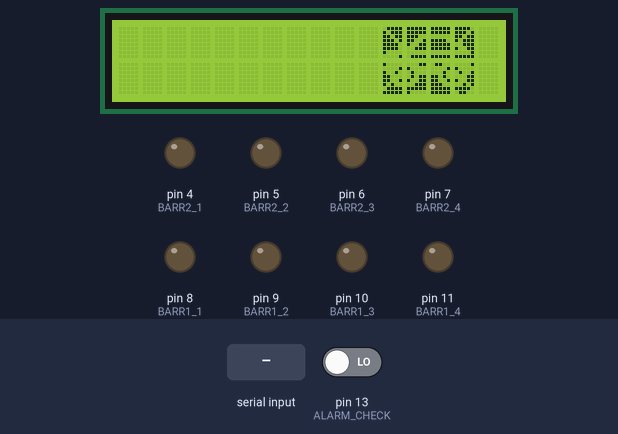
The sketch below on a simulated Arduino Mega 2560, built with avr-gcc and run on an emulated ATmega2560. Parts: 16×2 character LCD, output pins drawn as LEDs (lit = HIGH). The test bench sets the inputs (shaded band); at power-on: pin 13 (ALARM_CHECK) LOW. What the sketch prints to the serial monitor is not drawn.

Above: at 1.78 s.
1.8 s: "A90\n" received over the second serial link
At 2.2 s:
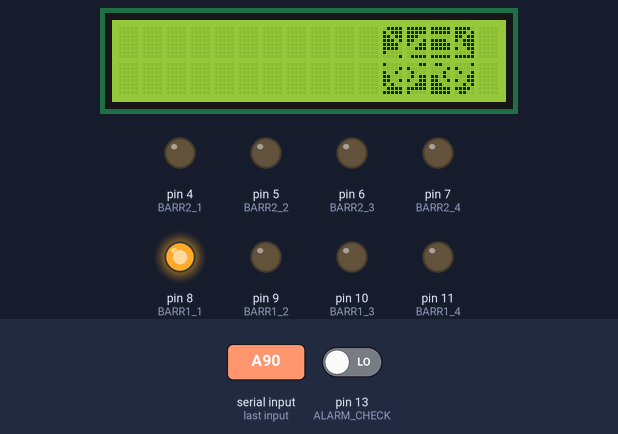
6.3 s: "C90\n" received over the second serial link
At 8.8 s:
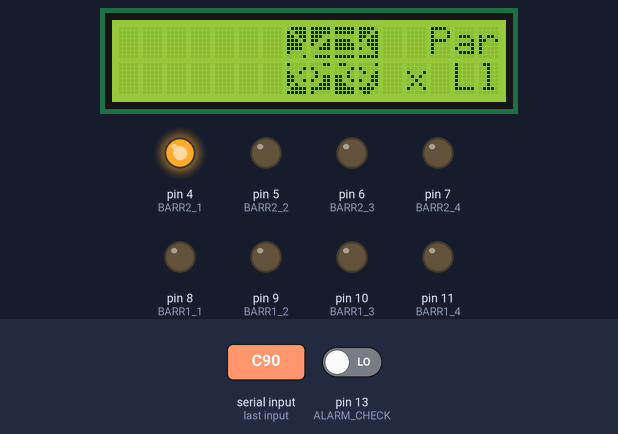
12.3 s: ";" received over Serial
15.3 s: "A;45\n" received over the second serial link
At 16.4 s:
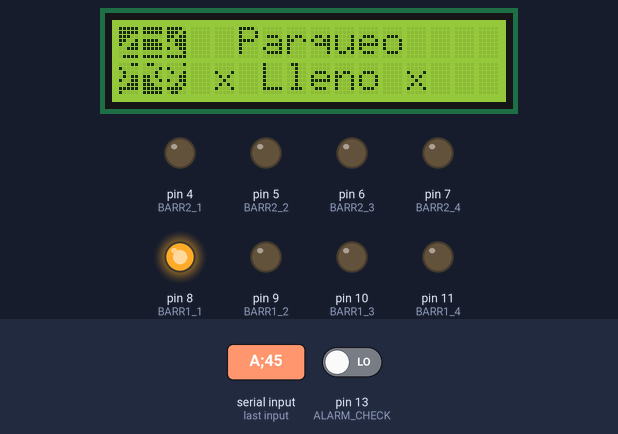
19.8 s: "C;45\n" received over the second serial link
At 22.8 s:
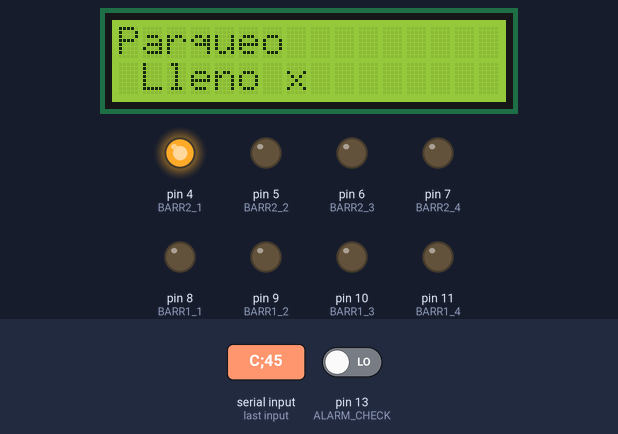
Timing chart, 0 to 23.8 s (numbered marks = the images above; inputs shaded):
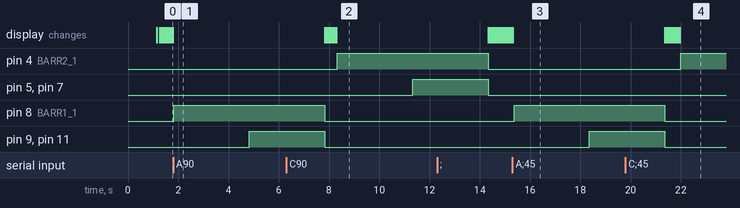

Measured:
- after the input at 1.8 s, pin 8 (BARR1_1): LOW → HIGH at once; pin 9 (BARR1_2), pin 11 (BARR1_4): LOW → HIGH after 3.0 s
- after the input at 6.3 s, pin 4 (BARR2_1): LOW → HIGH after 2.0 s; pin 5 (BARR2_2), pin 7 (BARR2_4): LOW → HIGH after 5.0 s
- after the input at 15.3 s, pin 8 (BARR1_1): LOW → HIGH after 0.07 s; pin 9 (BARR1_2), pin 11 (BARR1_4): LOW → HIGH after 3.1 s
- after the input at 19.8 s, pin 4 (BARR2_1): LOW → HIGH after 2.2 s

The sketch:

MASTER.ino
```cpp
#define ALARM_CHECK 13
#define LED_CHECK 12


bool ldr_data_ready = false;
String ldr_data = "";

bool led_test = false;

char estado = '0';

// buzzer

// BARRERAS

//PINES PARA LA BARRERA DE ENTRADA
#define BARR1_1 8
#define BARR1_2 9
#define BARR1_3 10
#define BARR1_4 11
//PINES PARA LA BARRERA DE SALIDA
#define BARR2_1 4
#define BARR2_2 5
#define BARR2_3 6
#define BARR2_4 7

// PANTALLA
#include <LiquidCrystal.h>
LiquidCrystal lcd(22, 23, 24, 25, 26, 27);

byte b1[] = {
  B10000,
  B00001,
  B10010,
  B11010,
  B11001,
  B11100,
  B11111,
};

byte b2[] = {
  B00011,
  B10000,
  B01000,
  B01011,
  B10011,
  B00111,
  B11111
};

byte b3[] = {
  B01100,
  B00001,
  B00010,
  B11010,
  B11001,
  B11100,
  B11111,
  B11111
};


byte b4[] = {
  B00001,
  B10000,
  B01001,
  B01011,
  B10011,
  B00111,
  B11111
};

byte b6[] = {
  B00001,
  B00000,
  B00000,
  B00001,
  B01111,
  B01111,
  B11111,
};

byte a1[] = {
  B11111,
  B11111,
  B11111,
  B11111,
  B11111,
  B11110,
  B10000,
};

byte a2[] = {
  B11111,
  B11111,
  B11100,
  B11001,
  B10011,
  B00111,
  B00000,
};

byte a3[] = {
  B11111,
  B11111,
  B00000,
  B11110,
  B11111,
  B11111,
  B00000,
};

byte a4[] = {
  B11111,
  B11111,
  B11111,
  B11111,
  B00111,
  B10011,
  B00001,
};

byte a6[] = {
  B11111,
  B11111,
  B11111,
  B11111,
  B11111,
  B11111,
  B01111,
};


//CARRITO CON LA EQUIS

byte b1_2[] = {
  B10000,
  B00001,
  B10010,
  B11000,
  B11001,
  B10100,
  B01111,
};

byte b2_2[] = {
  B00011,
  B10000,
  B01000,
  B01011,
  B10011,
  B00111,
  B11111
};

byte b3_2[] = {
  B01100,
  B00001,
  B00010,
  B11010,
  B11001,
  B11100,
  B11111,
  B11111
};


byte b4_2[] = {
  B00001,
  B10000,
  B01001,
  B00011,
  B10011,
  B00101,
  B11110
};

byte a1_2[] = {
  B01111,
  B10111,
  B11011,
  B11101,
  B11110,
  B11110,
  B10000,
};

byte a2_2[] = {
  B11111,
  B11111,
  B11100,
  B11001,
  B10011,
  B00111,
  B00000,
};

byte a3_2[] = {
  B11111,
  B11111,
  B00000,
  B11110,
  B11111,
  B11111,
  B00000,
};

byte a4_2[] = {
  B11110,
  B11101,
  B11011,
  B10111,
  B00111,
  B10011,
  B00001,
};

//RESERVADO
byte reserved[] = {
  B11111,
  B10001,
  B01010,
  B00100,
  B01010,
  B10001,
  B11111
};

//DISPONIBLE

byte check[] = {
  B11111,
  B11111,
  B11110,
  B11101,
  B01011,
  B10111,
  B11111,
  B11111
};

byte check2[] = {
  B00000,
  B00000,
  B00001,
  B00010,
  B10100,
  B01000,
  B00000,
  B00000
};

//OCUPADO
byte equis[] = {
  B11111,
  B01110,
  B10101,
  B11011,
  B10101,
  B01110,
  B11111,
  B11111
};

byte equis2[] = {
  B00000,
  B10001,
  B01010,
  B00100,
  B01010,
  B10001,
  B00000,
  B00000
};

byte flechaIzquierda[] = {
  B00000,
  B00100,
  B01100,
  B11111,
  B11111,
  B01100,
  B00100,
  B00000
};

//total
byte parqueo[] = {
  B11111,
  B10001,
  B10101,
  B10001,
  B10111,
  B10111,
  B11111
};

int x1 = 16;
int x2 = 17;
int x3 = 18;
int x4 = 19;
int x5 = 21;


int parqueos_disponibles = 0;
int parqueos_ocupados = 0;
int parqueos_reservados = 0;

void setup() {

  // empezar puerto serial 0 => PC
  Serial.begin(9600);
  Serial.println("MASTER READY");

  // empezar puerto serial 1 => ARDUINO LDR
  // empezar puerto serial 2 => ARDUINO MASTER

  Serial1.begin(9600);
  Serial2.begin(9600);
  Serial2.println("MASTER READY");

  pinMode(ALARM_CHECK, INPUT);

  pinMode(BARR1_1, OUTPUT);
  pinMode(BARR1_2, OUTPUT);
  pinMode(BARR1_3, OUTPUT);
  pinMode(BARR1_4, OUTPUT);

  pinMode(BARR2_1, OUTPUT);
  pinMode(BARR2_2, OUTPUT);
  pinMode(BARR2_3, OUTPUT);
  pinMode(BARR2_4, OUTPUT);

  //AL INICIO COLOCAR LOS MOTORES EN SU ESTADO INICIAL
  estadoInicial_1();
  estadoInicial_2();

    //PANTALLA
    lcd.begin(16, 2);

}

void loop() {
    delay(1000);
    checkForIncomingPetitions();

    if(parqueos_disponibles == 0){
        nohayparqueos();
        delay(1000);
    }else{
        ocupaciones(parqueos_disponibles, parqueos_ocupados, parqueos_reservados);
        delay(1000);
        parqueosdisponibles(parqueos_disponibles);
        delay(1000);
    }


}

// LED;<num_parqueo>;<estado>
// estado: reservado = 1, no reservado = 0; 2 = alarma desactivada
void enviarReservacion(int parqueo) {
  digitalWrite(LED_CHECK, HIGH);
  Serial1.print("LED;4;1");
  Serial2.print("Reservacion enviada");
  Serial.print("LED;4;1");
  delay(1000);
  digitalWrite(LED_CHECK, LOW);

}

void desactivarAlarma() {
  digitalWrite(LED_CHECK, HIGH);
  Serial1.print("LED;4;2");
  delay(1000);
  digitalWrite(LED_CHECK, LOW);
}

void sonarAlarma() {

}

void checkForIncomingPetitions() {
    char estado = '0';
    // Serial1 es bluetooth
    if (Serial1.available() > 0) {
        estado = Serial1.read();


        // switch de estados

        // estados para bluetooth | A = abrir entrada ; C = abrir salida ; D = desactivar alarma ; R = reservar parqueo

        if (estado == 'A') {
        // funcion para abrir barrera de entrada
            activarBarrera_1();
        }

        if (estado == 'C' && digitalRead(ALARM_CHECK) == LOW) {
        // funcion para abrir barrera de salida
            activarBarrera_2();
        }
        }
    String mensaje = "";
    while(Serial.available()> 0){
        mensaje += (char)Serial.read();
        delay(10);
    }

    if(mensaje != ""){
        Serial2.println("Recibido");
        Serial2.println(mensaje);
        interpretarMensaje(mensaje);
    }


}

void interpretarMensaje(String msg){
    // parse msg to array
    String mensaje = msg;
    // convertir a arreglo
    char mensaje_array[mensaje.length()];
    mensaje.toCharArray(mensaje_array, mensaje.length());
    int longitud = mensaje.length();

    String disponibles="";
    String reservados="";
    String ocupados="";

    // P;<disponibles>;<reservados>;<ocupados>
    if(mensaje_array[0]  == 'P' && mensaje_array[1] == ';'){
        for(int i=2; i<longitud; i++){
            if(mensaje_array[i] == ';'){
                for(int j=i+1; j<longitud; j++){
                    if(mensaje_array[j] == ';'){
                        for(int k=j+1; k<longitud ; k++){
                            ocupados += mensaje_array[k];
                        }
                        break;
                    }
                    reservados += mensaje_array[j];
                }
                break;
            }
            disponibles += mensaje_array[i];
        }
    }

    parqueos_disponibles = disponibles.toInt();
    parqueos_reservados = reservados.toInt();
    parqueos_ocupados = ocupados.toInt();


}


//FUNCIONES DE BARRERA
void activarBarrera_1() {
  //Primero giro 90 grados en sentido antihorario
  digitalWrite(BARR1_4, LOW);
  digitalWrite(BARR1_2, LOW);

  digitalWrite(BARR1_1, HIGH);
  delay(3000);
  desactivarBarrera_1();
}

void activarBarrera_2() {
  //Primero giro 90 grados en sentido antihorario
  digitalWrite(BARR2_4, LOW);
  digitalWrite(BARR2_2, LOW);

  digitalWrite(BARR2_1, HIGH);
  delay(3000);
  desactivarBarrera_2();
}

void desactivarBarrera_1() {
  digitalWrite(BARR1_2, HIGH);
  digitalWrite(BARR1_4, HIGH);
  delay(3000); //Tiempo que podemos cambiar, representa lo que tarda el carro en pasar la barrera
  estadoInicial_1();

}

void desactivarBarrera_2() {
  digitalWrite(BARR2_2, HIGH);
  digitalWrite(BARR2_4, HIGH);
  delay(3000);
  estadoInicial_2();

}

void estadoInicial_1() {
  digitalWrite(BARR1_1, LOW);
  digitalWrite(BARR1_2, LOW);
  digitalWrite(BARR1_4, LOW);
}

void estadoInicial_2() {
  digitalWrite(BARR2_1, LOW);
  digitalWrite(BARR2_2, LOW);
  digitalWrite(BARR2_4, LOW);
}

// funciones de pantalla
void parqueosdisponibles(int disp) {
  while (x1 >= -16) {
    carritoDisp(disp);
  }
  x1 = 16;
  x2 = 17;
  x3 = 18;
  x4 = 19;
  x5 = 21;
}

void nohayparqueos() {
  while (x1 >= -14) {
    carritoOcup();
  }
  x1 = 16;
  x2 = 17;
  x3 = 18;
  x4 = 19;
  x5 = 21;
}

//SE MUESTRA CUANDO EL PARQUEO ESTÁ VACÍO
void carritoDisp(int disp) {
  lcd.begin(16, 2);
  lcd.createChar(1, a1);
  lcd.createChar(2, a2);
  lcd.createChar(3, b1);
  lcd.createChar(4, b2);
  lcd.setCursor(x1, 0); lcd.write(1);
  lcd.setCursor(x2, 0); lcd.write(2);
  lcd.setCursor(x1, 1); lcd.write(3);
  lcd.setCursor(x2, 1); lcd.write(4);

  lcd.createChar(5, a3);
  lcd.createChar(6, a4);
  lcd.createChar(7, b3);
  lcd.createChar(8, b4);
  lcd.setCursor(x3, 0); lcd.write(5);
  lcd.setCursor(x4, 0); lcd.write(6);
  lcd.setCursor(x3, 1); lcd.write(7);
  lcd.setCursor(x4, 1); lcd.write(8);

  lcd.setCursor(x5, 0);
  lcd.print(disp);

  lcd.setCursor(x5, 1);
  lcd.print("disponibles");

  x1--;
  x2--;
  x3--;
  x4--;
  x5--;
  delay(50);
  checkForIncomingPetitions();
  lcd.clear();
}

//SE MUESTRA CUANDO EL PARQUEO YA ESTÁ LLENO
void carritoOcup() {
  lcd.begin(16, 2);
  lcd.createChar(1, a1_2);
  lcd.createChar(2, a2_2);
  lcd.createChar(3, b1_2);
  lcd.createChar(4, b2_2);
  lcd.setCursor(x1, 0); lcd.write(1);
  lcd.setCursor(x2, 0); lcd.write(2);
  lcd.setCursor(x1, 1); lcd.write(3);
  lcd.setCursor(x2, 1); lcd.write(4);

  lcd.createChar(5, a3_2);
  lcd.createChar(6, a4_2);
  lcd.createChar(7, b3_2);
  lcd.createChar(8, b4_2);
  lcd.setCursor(x3, 0); lcd.write(5);
  lcd.setCursor(x4, 0); lcd.write(6);
  lcd.setCursor(x3, 1); lcd.write(7);
  lcd.setCursor(x4, 1); lcd.write(8);

  lcd.setCursor(x5, 0);
  lcd.print(" Parqueo ");

  lcd.setCursor(x5, 1);
  lcd.print("x Lleno x");

  x1--;
  x2--;
  x3--;
  x4--;
  x5--;
  delay(50);
  checkForIncomingPetitions();
  lcd.clear();
}

//Para mostrar la ocupación -> Total de parqueos, disponibles, reservados y ocupados
void ocupaciones(int disponible, int ocupado, int reservado) {
  lcd.createChar(1, parqueo);
  lcd.setCursor(0, 0);
  lcd.write(1);
  lcd.setCursor(1, 0);
  lcd.print("32");

  lcd.createChar(4, reserved);
  lcd.setCursor(0, 1);
  lcd.write(4);
  lcd.setCursor(1, 1);
  lcd.print(reservado);

  lcd.createChar(2, check);
  lcd.setCursor(7, 0);
  lcd.write(2);
  lcd.setCursor(8, 0);
  lcd.print(disponible);

  lcd.createChar(3, equis);
  lcd.setCursor(7, 1);
  lcd.write(3);
  lcd.setCursor(8, 1);
  lcd.print(ocupado);

}
```
